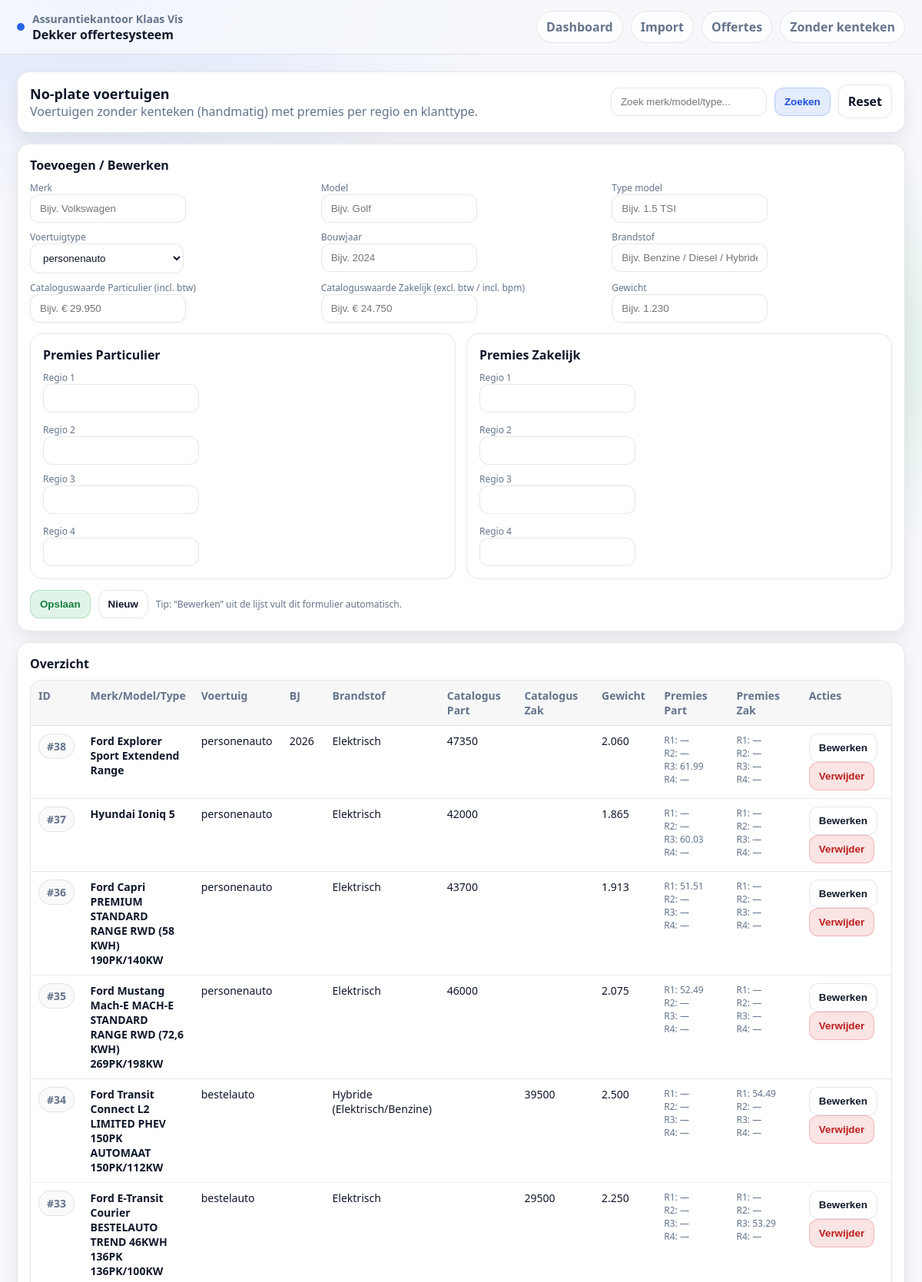
Page /no-plate (upper part) on the committed database.
### tables this page shows
CREATE TABLE no_plate_vehicles (
                id INTEGER PRIMARY KEY AUTOINCREMENT,

                merk TEXT,
                model TEXT,
                type_model TEXT,

                voertuig_type TEXT,   -- personenauto/bestelauto
                bouwjaar INTEGER,

                cataloguswaarde TEXT, -- handmatig
                gewicht TEXT,         -- handmatig

                premie_part_r1 REAL,
                premie_part_r2 REAL,
                premie_part_r3 REAL,
                premie_part_r4 REAL,

                premie_zak_r1 REAL,
                premie_zak_r2 REAL,
                premie_zak_r3 REAL,
                premie_zak_r4 REAL,

                created_at TEXT
            , brandstof TEXT, cataloguswaarde_part TEXT, cataloguswaarde_zak TEXT);

### ui/server.py (the view, shortened to what this page needs)
@app.route("/no-plate", methods=["GET", "POST"])
def no_plate():
    ensure_db()
    q = (request.args.get("q") or "").strip()
    with connect() as conn:
        if q:
            like = f"%{q}%"
            rows = conn.execute(
                """
                SELECT * FROM no_plate_vehicles
                WHERE merk LIKE ? OR model LIKE ? OR type_model LIKE ?
                ORDER BY created_at DESC, id DESC
                LIMIT 500
                """,
                (like, like, like),
            ).fetchall()
        else:
            rows = conn.execute(
                "SELECT * FROM no_plate_vehicles ORDER BY created_at DESC, id DESC LIMIT 500"
            ).fetchall()
    return render_template("no_plate.html", rows=rows, q=q)

### ui/server.py (called while the page is built)
def connect():
    conn = sqlite3.connect(DB_PATH, timeout=30)
    conn.row_factory = sqlite3.Row
    try:
        conn.execute("PRAGMA busy_timeout = 30000")
        conn.execute("PRAGMA journal_mode=WAL")
    except Exception:
        pass
    return conn

def _table_columns(conn, table_name: str) -> set[str]:
    cols = set()
    try:
        rows = conn.execute(f"PRAGMA table_info({table_name})").fetchall()
        for r in rows:
            cols.add(str(r["name"]))
    except Exception:
        pass
    return cols

def _ensure_column(conn, table: str, col: str, ddl_type: str):
    cols = _table_columns(conn, table)
    if col in cols:
        return
    conn.execute(f"ALTER TABLE {table} ADD COLUMN {col} {ddl_type}")

### ui/templates/no_plate.html (shortened to what this page needs)
{% extends "base.html" %}
{% block content %}
<div class="card">
  <div style="display:flex; align-items:flex-start; justify-content:space-between; gap:12px; flex-wrap:wrap;">
    <div>
      <div style="font-weight:900; font-size:18px;">No-plate voertuigen</div>
      <div class="muted">Voertuigen zonder kenteken (handmatig) met premies per regio en klanttype.</div>
    </div>
    <form method="get" action="{{ url_for('no_plate') }}" class="row">
      <input name="q" placeholder="Zoek merk/model/type..." value="{{ q }}" />
      <button class="btn primary" type="submit">Zoeken</button>
      <a class="btn" href="{{ url_for('no_plate') }}">Reset</a>
    </form>
  </div>
</div>
<div class="card" style="margin-top:14px;">
  <div style="font-weight:900; font-size:16px; margin-bottom:10px;">Toevoegen / Bewerken</div>
  <form method="post" action="{{ url_for('no_plate') }}" id="npForm">
    <div class="split">
      <div>
        <div class="muted small">Merk</div>
        <input name="merk" id="f_merk" placeholder="Bijv. Volkswagen" />
      </div>
      <div>
        <div class="muted small">Model</div>
        <input name="model" id="f_model" placeholder="Bijv. Golf" />
      </div>
      <div>
        <div class="muted small">Type model</div>
        <input name="type_model" id="f_type_model" placeholder="Bijv. 1.5 TSI" />
      </div>
    </div>
    <div class="split" style="margin-top:10px;">
      <div>
        <div class="muted small">Voertuigtype</div>
        <select name="voertuig_type" id="f_voertuig_type">
          <option value="personenauto">personenauto</option>
        </select>
      </div>
      <div>
        <div class="muted small">Bouwjaar</div>
        <input name="bouwjaar" id="f_bouwjaar" placeholder="Bijv. 2024" />
      </div>
      <div>
        <div class="muted small">Brandstof</div>
        <input name="brandstof" id="f_brandstof" placeholder="Bijv. Benzine / Diesel / Hybride / EV" />
      </div>
    </div>
    <div class="split" style="margin-top:10px;">
      <div>
        <div class="muted small">Cataloguswaarde Particulier (incl. btw)</div>
        <input name="cataloguswaarde_part" id="f_catalogus_part" placeholder="Bijv. € 29.950" />
      </div>
      <div>
        <div class="muted small">Cataloguswaarde Zakelijk (excl. btw / incl. bpm)</div>
        <input name="cataloguswaarde_zak" id="f_catalogus_zak" placeholder="Bijv. € 24.750" />
      </div>
      <div>
        <div class="muted small">Gewicht</div>
        <input name="gewicht" id="f_gewicht" placeholder="Bijv. 1.230" />
      </div>
    </div>
    <div class="grid grid-2" style="margin-top:14px;">
      <div class="card" style="box-shadow:none;">
        <div style="font-weight:900; margin-bottom:10px;">Premies Particulier</div>
        <div class="split">
          <div>
            <div class="muted small">Regio 1</div>
            <input name="premie_part_r1" id="f_pp1" />
          </div>
          <div>
            <div class="muted small">Regio 2</div>
            <input name="premie_part_r2" id="f_pp2" />
          </div>
        </div>
        <div class="split" style="margin-top:10px;">
          <div>
            <div class="muted small">Regio 3</div>
            <input name="premie_part_r3" id="f_pp3" />
          </div>
          <div>
            <div class="muted small">Regio 4</div>
            <input name="premie_part_r4" id="f_pp4" />
          </div>
        </div>
      </div>
      <div class="card" style="box-shadow:none;">
        <div style="font-weight:900; margin-bottom:10px;">Premies Zakelijk</div>
        <div class="split">
          <div>
            <div class="muted small">Regio 1</div>
            <input name="premie_zak_r1" id="f_pz1" />
          </div>
          <div>
            <div class="muted small">Regio 2</div>
            <input name="premie_zak_r2" id="f_pz2" />
          </div>
        </div>
        <div class="split" style="margin-top:10px;">
          <div>
            <div class="muted small">Regio 3</div>
            <input name="premie_zak_r3" id="f_pz3" />
          </div>
          <div>
            <div class="muted small">Regio 4</div>
            <input name="premie_zak_r4" id="f_pz4" />
          </div>
        </div>
      </div>
    </div>
    <div class="row" style="margin-top:14px;">
      <button class="btn ok" type="submit">Opslaan</button>
      <button class="btn" type="button" onclick="clearForm()">Nieuw</button>
      <span class="muted small">Tip: “Bewerken” uit de lijst vult dit formulier automatisch.</span>
    </div>
  </form>
</div>
<div class="card" style="margin-top:14px;">
  <div style="font-weight:900; font-size:16px; margin-bottom:10px;">Overzicht</div>
  <table>
    <thead>
      <tr>
        <th style="width:70px;">ID</th>
        <th>Merk/Model/Type</th>
        <th style="width:130px;">Voertuig</th>
        <th style="width:80px;">BJ</th>
        <th style="width:140px;">Brandstof</th>
        <th style="width:170px;">Catalogus Part</th>
        <th style="width:170px;">Catalogus Zak</th>
        <th style="width:110px;">Gewicht</th>
        <th style="width:210px;">Premies Part</th>
        <th style="width:210px;">Premies Zak</th>
        <th style="width:170px;">Acties</th>
      </tr>
    </thead>
    <tbody>
      {% for r in rows %}
      <tr>
        <td><span class="badge">#{{ r.id }}</span></td>
        <td style="font-weight:900;">
          {{ (r.merk or '') ~ ' ' ~ (r.model or '') ~ ' ' ~ (r.type_model or '') }}
        </td>
        <td>{{ r.voertuig_type or '' }}</td>
        <td>{{ r.bouwjaar or '' }}</td>
        <td>{{ r.brandstof or '' }}</td>
        <td>{{ r.cataloguswaarde_part or r.cataloguswaarde or '' }}</td>
        <td>{{ r.cataloguswaarde_zak or r.cataloguswaarde or '' }}</td>
        <td>{{ r.gewicht or '' }}</td>
        <td class="small muted">
          R1: {{ r.premie_part_r1 or '—' }}<br>
          R2: {{ r.premie_part_r2 or '—' }}<br>
          R3: {{ r.premie_part_r3 or '—' }}<br>
          R4: {{ r.premie_part_r4 or '—' }}
        </td>
        <td class="small muted">
          R1: {{ r.premie_zak_r1 or '—' }}<br>
          R2: {{ r.premie_zak_r2 or '—' }}<br>
          R3: {{ r.premie_zak_r3 or '—' }}<br>
          R4: {{ r.premie_zak_r4 or '—' }}
        </td>
        <td>
          <button class="btn" type="button"
            data-id="{{ r.id }}"
            data-merk="{{ r.merk or '' }}"
            data-model="{{ r.model or '' }}"
            data-type_model="{{ r.type_model or '' }}"
            data-voertuig_type="{{ r.voertuig_type or 'personenauto' }}"
            data-bouwjaar="{{ r.bouwjaar or '' }}"
            data-brandstof="{{ r.brandstof or '' }}"
            data-catalogus_part="{{ r.cataloguswaarde_part or r.cataloguswaarde or '' }}"
            data-catalogus_zak="{{ r.cataloguswaarde_zak or r.cataloguswaarde or '' }}"
            data-gewicht="{{ r.gewicht or '' }}"
            data-pp1="{{ r.premie_part_r1 or '' }}"
            data-pp2="{{ r.premie_part_r2 or '' }}"
            data-pp3="{{ r.premie_part_r3 or '' }}"
            data-pp4="{{ r.premie_part_r4 or '' }}"
            data-pz1="{{ r.premie_zak_r1 or '' }}"
            data-pz2="{{ r.premie_zak_r2 or '' }}"
            data-pz3="{{ r.premie_zak_r3 or '' }}"
            data-pz4="{{ r.premie_zak_r4 or '' }}"
            onclick="fillEdit(this)">
            Bewerken
          </button>
          <form method="post" action="{{ url_for('no_plate_delete', vid=r.id) }}" style="display:inline;">
            <button class="btn danger" type="submit" onclick="return confirm('Verwijderen?')">Verwijder</button>
          </form>
        </td>
      </tr>
      {% else %}
      <tr>
        <td colspan="11" class="muted">Geen no-plate voertuigen gevonden.</td>
      </tr>
      {% endfor %}
    </tbody>
  </table>
</div>
{% endblock %}

### ui/templates/base.html (shortened to what this page needs)
<!doctype html>
<html lang="nl">
<head>
</head>
<body>
<header>
  <div class="topbar">
    <div class="brand">
      <span class="dot"></span>
      <div>
        <div style="font-size:14px; color:var(--muted); font-weight:900;">Assurantiekantoor Klaas Vis</div>
        <div style="font-size:16px;">Dekker offertesysteem</div>
      </div>
    </div>
    <nav>
      <a class="navlink" href="{{ url_for('dashboard') }}">Dashboard</a>
      <a class="navlink" href="{{ url_for('import_page') }}">Import</a>
      <a class="navlink" href="{{ url_for('offers') }}">Offertes</a>
      <a class="navlink" href="{{ url_for('no_plate') }}">Zonder kenteken</a>
    </nav>
  </div>
</header>
<div class="wrap">
  {% block content %}{% endblock %}
</div>
</body>
</html>

### ui/templates/base.html (style rules this page uses)
:root { --bg:#f6f8fc; --card:#ffffff; --text:#0f172a; --muted:#64748b; --line:rgba(15,23,42,.10); --accent:#2563eb; --ok:#16a34a; --warn:#d97706; --bad:#dc2626; --shadow: 0 10px 24px rgba(2,6,23,.08); --radius: 16px; --radius2: 12px; }
* { box-sizing:border-box }
body { margin:0; font-family: ui-sans-serif, system-ui, -apple-system, Segoe UI, Roboto, Arial; background: radial-gradient(900px 450px at 10% 0%, rgba(37,99,235,.12), transparent 60%), radial-gradient(700px 450px at 90% 10%, rgba(22,163,74,.10), transparent 55%), var(--bg); color:var(--text); }
a { color:inherit; text-decoration:none }
header { position:sticky; top:0; z-index:10; backdrop-filter: blur(10px); background: rgba(246,248,252,.85); border-bottom:1px solid var(--line); }
.topbar { max-width:1200px; margin:0 auto; padding:14px 22px; display:flex; gap:14px; align-items:center; justify-content:space-between; }
.brand { display:flex; gap:10px; align-items:center; font-weight:900 }
.dot { width:10px; height:10px; border-radius:999px; background:var(--accent) }
nav { display:flex; gap:10px; flex-wrap:wrap }
.navlink { padding:9px 12px; border:1px solid var(--line); background: rgba(255,255,255,.70); border-radius: 999px; color: var(--muted); font-weight:700; transition:.15s; }
.wrap { max-width:1200px; margin:0 auto; padding:22px }
.grid { display:grid; gap:14px }
.grid-2 { grid-template-columns: repeat(2, minmax(0,1fr)) }
.card { background: var(--card); border:1px solid var(--line); border-radius: var(--radius); box-shadow: var(--shadow); padding:16px; }
.muted { color:var(--muted) }
.badge { display:inline-flex; align-items:center; gap:8px; padding:6px 10px; border-radius:999px; border:1px solid var(--line); background: rgba(15,23,42,.02); color: var(--muted); font-weight:800; }
.row { display:flex; gap:10px; flex-wrap:wrap; align-items:center }
.btn { display:inline-flex; align-items:center; justify-content:center; gap:8px; padding:10px 12px; border-radius: 12px; border:1px solid var(--line); background: #fff; color: var(--text); font-weight:900; cursor:pointer; transition:.15s; user-select:none; }
.btn.primary { background: rgba(37,99,235,.12); border-color: rgba(37,99,235,.25); color:#1d4ed8 }
.btn.ok { background: rgba(22,163,74,.12); border-color: rgba(22,163,74,.25); color:#15803d }
.btn.danger { background: rgba(220,38,38,.12); border-color: rgba(220,38,38,.25); color:#b91c1c }
input, select, textarea { background: #fff; border:1px solid var(--line); border-radius: 12px; color: var(--text); padding:10px 12px; outline:none; min-width: 200px; }
table { width:100%; border-collapse:separate; border-spacing:0; overflow:hidden; border:1px solid var(--line); border-radius: var(--radius); background: #fff; }
th, td { padding:10px 10px; border-bottom:1px solid var(--line); vertical-align:top; font-size:14px; }
th { color:var(--muted); text-align:left; font-weight:900; background: rgba(15,23,42,.03) }
.small { font-size:12px }
.split { display:flex; gap:14px; flex-wrap:wrap }
.split > * { flex:1; min-width: 320px }

### rows in the picture
no_plate_vehicles: id "38", merk+model+type_model "Ford Explorer Sport Extendend Range", voertuig_type "personenauto", bouwjaar "2026", brandstof "Elektrisch", cataloguswaarde_part "47350", gewicht "2.060", premie_part_r1 "—", premie_part_r2 "—", premie_part_r3 "61.99", premie_part_r4 "—", premie_zak_r1 "—", premie_zak_r2 "—", premie_zak_r3 "—", premie_zak_r4 "—"
no_plate_vehicles: id "37", merk+model+type_model "Hyundai Ioniq 5", voertuig_type "personenauto", brandstof "Elektrisch", cataloguswaarde_part "42000", gewicht "1.865", premie_part_r1 "—", premie_part_r2 "—", premie_part_r3 "60.03", premie_part_r4 "—", premie_zak_r1 "—", premie_zak_r2 "—", premie_zak_r3 "—", premie_zak_r4 "—"
no_plate_vehicles: id "36", merk+model+type_model "Ford Capri PREMIUM STANDARD RANGE RWD (58 KWH) 190PK/140KW", voertuig_type "personenauto", brandstof "Elektrisch", cataloguswaarde_part "43700", gewicht "1.913", premie_part_r1 "51.51", premie_part_r2 "—", premie_part_r3 "—", premie_part_r4 "—", premie_zak_r1 "—", premie_zak_r2 "—", premie_zak_r3 "—", premie_zak_r4 "—"
no_plate_vehicles: id "35", merk+model+type_model "Ford Mustang Mach-E MACH-E STANDARD RANGE RWD (72,6 KWH) 269PK/198KW", voertuig_type "personenauto", brandstof "Elektrisch", cataloguswaarde_part "46000", gewicht "2.075", premie_part_r1 "52.49", premie_part_r2 "—", premie_part_r3 "—", premie_part_r4 "—", premie_zak_r1 "—", premie_zak_r2 "—", premie_zak_r3 "—", premie_zak_r4 "—"
no_plate_vehicles: id "34", merk+model+type_model "Ford Transit Connect L2 LIMITED PHEV 150PK AUTOMAAT 150PK/112KW", voertuig_type "bestelauto", brandstof "Hybride (Elektrisch/Benzine)", cataloguswaarde_zak "39500", gewicht "2.500", premie_part_r1 "—", premie_part_r2 "—", premie_part_r3 "—", premie_part_r4 "—", premie_zak_r1 "54.49", premie_zak_r2 "—", premie_zak_r3 "—", premie_zak_r4 "—"
no_plate_vehicles: id "33", merk+model+type_model "Ford E-Transit Courier BESTELAUTO TREND 46KWH 136PK 136PK/100KW", voertuig_type "bestelauto", brandstof "Elektrisch", cataloguswaarde_zak "29500", gewicht "2.250", premie_part_r1 "—", premie_part_r2 "—", premie_part_r3 "—", premie_part_r4 "—", premie_zak_r1 "—", premie_zak_r2 "—", premie_zak_r3 "53.29", premie_zak_r4 "—"
